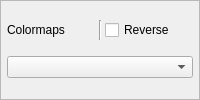
                 <widget class="QFrame" name="frame_4">
                  <property name="frameShape">
                   <enum>QFrame::StyledPanel</enum>
                  </property>
                  <property name="frameShadow">
                   <enum>QFrame::Raised</enum>
                  </property>
                  <layout class="QVBoxLayout" name="verticalLayout_40">
                   <property name="spacing">
                    <number>3</number>
                   </property>
                   <property name="margin">
                    <number>6</number>
                   </property>
                   <item>
                    <layout class="QHBoxLayout" name="horizontalLayout_34">
                     <property name="topMargin">
                      <number>0</number>
                     </property>
                     <item>
                      <widget class="QLabel" name="label_50">
                       <property name="font">
                        <font>
                         <weight>50</weight>
                         <bold>false</bold>
                        </font>
                       </property>
                       <property name="text">
                        <string>Colormaps</string>
                       </property>
                      </widget>
                     </item>
                     <item>
                      <widget class="Line" name="line_3">
                       <property name="orientation">
                        <enum>Qt::Vertical</enum>
                       </property>
                      </widget>
                     </item>
                     <item>
                      <widget class="QCheckBox" name="checkBox_color_reverse">
                       <property name="font">
                        <font>
                         <weight>50</weight>
                         <bold>false</bold>
                        </font>
                       </property>
                       <property name="text">
                        <string>Reverse</string>
                       </property>
                      </widget>
                     </item>
                    </layout>
                   </item>
                   <item>
                    <widget class="QComboBox" name="comboBox_colormaps"/>
                   </item>
                  </layout>
                 </widget>
